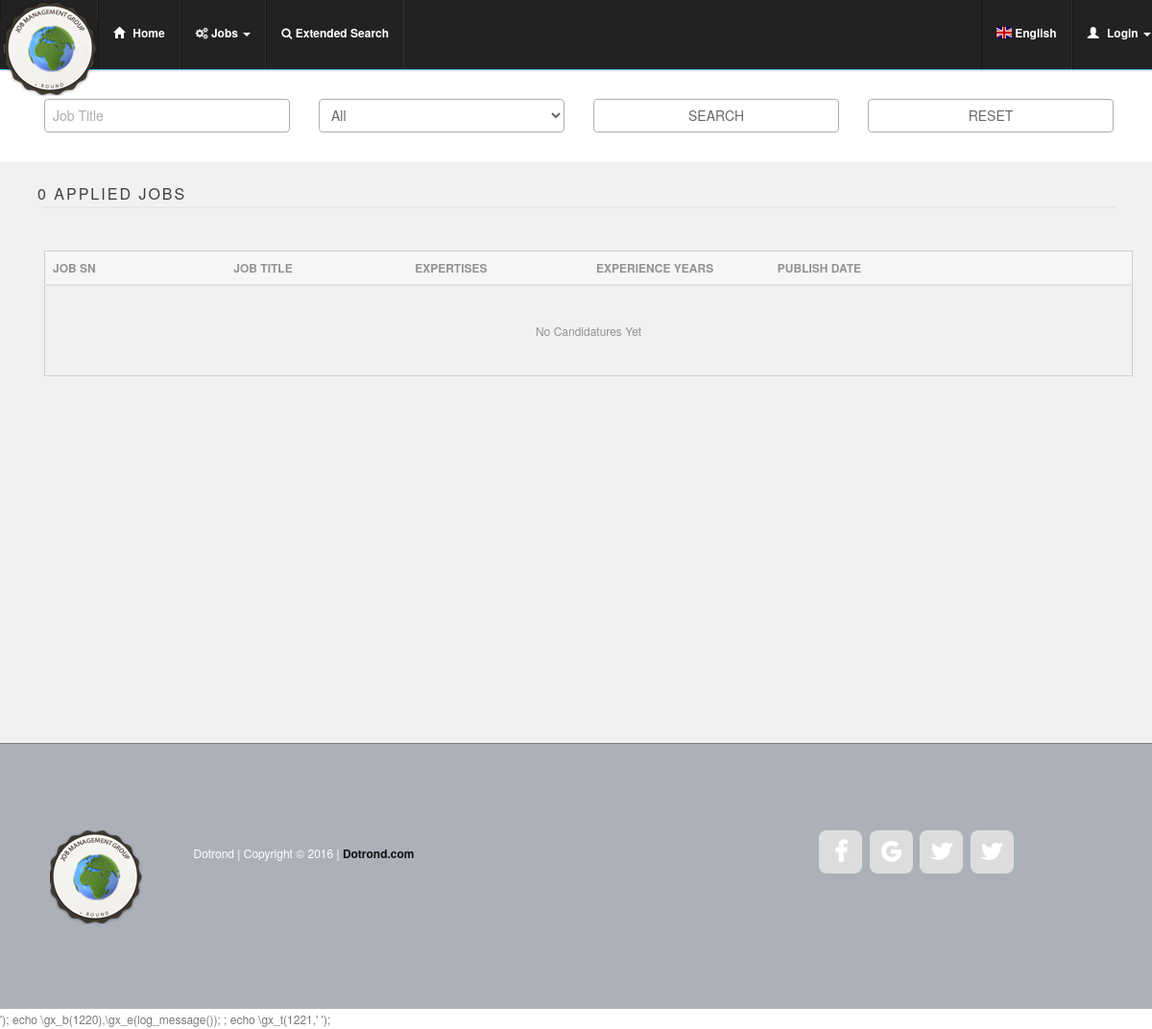
The app's page /lst_candidatures.php with its own data.
### tables this page shows
CREATE TABLE IF NOT EXISTS `language_expressions` (
  `id_lang` int(11) NOT NULL AUTO_INCREMENT,
  `en_expressions` varchar(80) DEFAULT NULL,
  `de_expressions` varchar(80) DEFAULT NULL,
  `fr_expressions` varchar(80) DEFAULT NULL,
  `it_expressions` varchar(80) DEFAULT NULL,
  `rs_expressions` varchar(80) DEFAULT NULL,
  `al_expressions` varchar(80) DEFAULT NULL,
  PRIMARY KEY (`id_lang`),
  UNIQUE KEY `id_lang` (`id_lang`)
);

CREATE TABLE IF NOT EXISTS `languages` (
  `id_language` int(11) NOT NULL AUTO_INCREMENT,
  `lang_code` varchar(8) DEFAULT NULL,
  `img_code` varchar(20) DEFAULT NULL,
  `language` varchar(50) DEFAULT NULL,
  PRIMARY KEY (`id_language`),
  UNIQUE KEY `id_language` (`id_language`)
);

CREATE TABLE IF NOT EXISTS `social_fanpages` (
  `id_fanpage` int(11) NOT NULL AUTO_INCREMENT,
  `company_name` varchar(80) DEFAULT NULL,
  `img_icon` varchar(50) DEFAULT NULL,
  `http_direction` mediumtext,
  `active` tinyint(4) DEFAULT '1',
  PRIMARY KEY (`id_fanpage`),
  UNIQUE KEY `id_fanpage` (`id_fanpage`)
);

### admin/construct_pagination.php (called while the page is built, shortened)
<?php
$current = 1;
$start=($current * $_SESSION['epp'] - $_SESSION['epp']);
?>

### lst_candidatures.php (the view, shortened to what this page needs)
<?php
require_once('admin/assets/include/functions.php');
$module=basename($_SERVER["SCRIPT_NAME"]);
$filename=basename(__FILE__, '.php');
require_once('admin/assets/include/variables.php');
$total = count_my_candidatures($_SESSION[$filename]['search_query']);
$title_total_results=$total.' Applied Jobs';
include('admin/construct_pagination.php');
require_once('admin/assets/css_header_front.php');
?>
<body>
<?php echo include('top_menu.php');?>
<section id="headerbuttons">
      <div class="row">
        <form name="search" action="post_search_results.php" method="POST">
            <div class="col-md-3">
              <input type="text" name="job_title" value="<?php echo $_SESSION[$filename]['job_title'];?>" class="form-control" placeholder="Job Title">
            </div>
            <div class="col-md-3">
                <select id="id_category" name="id_category" class="form-control">
                   <option value=""><?php echo languages($_SESSION['jbms_front']['lang_code'],34); ?></option>
                </select>
            </div>
            <div class="col-md-3">
                <input type="submit" name="name" class="form-control btn-default" value="SEARCH">
            </div>
            <div class="col-md-3">
                <input type="submit" name="reset" class="form-control btn-default" value="RESET">
            </div>
        </form>
  </div>
</section>
<section id="searchresults">
  <div class="row">
    <div class="col-md-12">
      <h4><?php echo $title_total_results;?></h4>
      <div class="divider"></div>
    </div>
  </div>
<div class="container">
  <div class="row">
  <table class="table table-inverse">
    <thead class="thead-inverse">
      <tr class="active">
        <th width="150px">
        <?php echo languages($_SESSION['jbms_front']['lang_code'],39);?>
        </th>
        <th width="150px">
        <?php echo languages($_SESSION['jbms_front']['lang_code'],10);?>
        </th>
        <th width="150px">
        <?php echo languages($_SESSION['jbms_front']['lang_code'],48);?>
        </th>
        <th width="150px">
        <?php echo languages($_SESSION['jbms_front']['lang_code'],43);?>
        </th>
        <th width="150px">
         <?php echo languages($_SESSION['jbms_front']['lang_code'],49);?>
        </th>
        <th width="150px">
        </th>
      </tr>
    </thead>
    <?php
    $jobs=$dbj->query('SELECT DISTINCT job_candidatures.id_candidature, job_offers.id_job, job_offers.job_sn, job_offers.job_title, companies.company_name, companies.company_sn, job_type.'.$_SESSION['jbms_front']['lang_code'].'_description, job_offers.job_description, job_offers.publish_date, job_offers.closing_date, salary_ranges.salary_range, levels_experience.'.$_SESSION['jbms_front']['lang_code'].'_level_experience, levels_experience.years_experience, levels_education.'.$_SESSION['jbms_front']['lang_code'].'_level_education AS level_education, expertises.'.$_SESSION['jbms_front']['lang_code'].'_expertise_area, category_expertises.'.$_SESSION['jbms_front']['lang_code'].'_expertise_category AS expertise_category FROM job_offers LEFT JOIN job_type ON job_offers.job_type=job_type.id_job_type INNER JOIN companies ON job_offers.id_company=companies.id_company LEFT JOIN levels_experience ON job_offers.id_level_experience=levels_experience.id_level_experience INNER JOIN levels_education ON job_offers.id_level_education=levels_education.id_level_education INNER JOIN salary_ranges ON job_offers.id_salary=salary_ranges.id_salary INNER JOIN job_candidatures ON job_offers.id_job=job_candidatures.id_job LEFT JOIN users AS employer ON (companies.id_employer=employer.id_user AND employer.admin_level="2") LEFT JOIN users AS employees ON (job_candidatures.id_employee=employees.id_user) INNER JOIN expertises ON job_offers.id_expertise=expertises.id_expertise INNER JOIN category_expertises ON expertises.id_category=category_expertises.id_cat_expertise WHERE job_candidatures.id_employee="'.$_SESSION['jbms_front']['id_user'].'" '.$_SESSION[$filename]['search_query'].' '.$_SESSION[$filename]['orderby'].' LIMIT '.$start.', '.$_SESSION['epp'].'');
    ?>
    <?php if($jobs->rowCount()>0){
    echo'<tbody>';
    while($row_jobs=$jobs->fetch(PDO::FETCH_ASSOC)){
    $savedjobs=$dbj->query('SELECT id_job FROM saved_jobs WHERE id_job="'.$row_jobs['id_job'].'" AND id_employee="'.$_SESSION['jbms_front']['id_user'].'"');
    ?>
    <tr class="td-inverse">
      <td> <?php echo $row_jobs['job_sn'];?></td>
      <td><?php echo $row_jobs['job_title'];?></td>
      <td><?php echo $row_jobs['expertise_category'];?> <?php echo $row_jobs[''.$_SESSION['jbms_front']['lang_code'].'_expertise_area'];?></td>
      <td><?php echo $row_jobs[''.$_SESSION['jbms_front']['lang_code'].'_level_experience'];?> <br/> <?php echo $row_jobs['years_experience'];?> Years</td>
      <td><?php echo date('d-m-Y',strtotime($row_jobs['publish_date']));?></td>
      <td>
        <div class="form-group col-lg-2 text-center">
        <a class="dropdown-toggle btn btn-sm btn-success" data-toggle="dropdown" href="#">Options <i class="fa fa-arrow-down fa-1x"></i></a>
        <ul class="dropdown-menu" role="menu">
          <li><a href="view_job.php?id_job=<?php echo $row_jobs['id_job'];?>"><i class="fa fa-file fa-1x"></i> View</a></li>
          <?php if($savedjobs->rowCount()>0){ ?>
          <li><a href="javascript:confirm_revoke('<?php echo $row_jobs['id_job'];?>','<?php echo $row_jobs['job_title'];?>','<?php echo $module;?>')"><i class="fa fa-reply-all fa-1x"></i> Revoke Saved Job</a></li>
        <?php }else{ ?>
          <li><a href="javascript:confirm_save('<?php echo $row_jobs['id_job'];?>','<?php echo $row_jobs['job_title'];?>','<?php echo $module;?>')"><i class="fa fa-reply-all fa-1x"></i> Save Job</a></li>
        <?php } ?>
        </ul>
        </div>
      </td>
    </tr>
    <?php } }else{ ?>
    <tr>
      <td colspan="6">
        <fieldset class="padding30 text-center">No Candidatures Yet</fieldset>
      </td>
    </tr>
    <?php } ?>
  </table>
</div>
</div>
</section>
<?php require_once('admin/footer.php');?>
<?php echo file_get_contents('admin/assets/js_bottom_front.php');?>
</body>
</html>

### top_menu.php (shortened to what this page needs)
   <header id="header">
        <nav id="main-nav" class="navbar navbar-default navbar-fixed-top" role="banner">
        <div class="container-custom-grid">
        <div class="collapse navbar-collapse" id="bs-example-navbar-collapse-1">
            <ul class="nav navbar-nav">
                <li class="overlay"><img src="admin/assets/images/logo/logo.png"></li>
                <li class="<?php echo $_SESSION['menu_home'];?>"><a href="index.php?tabmenu=menuhome"><span class="glyphicon glyphicon-home"></span><?php echo languages($_SESSION['jbms_front']['lang_code'],4);?> </a></li>
                <li class="dropdown <?php echo $_SESSION['menu_jobs'];?>"><a href="#" class="dropdown-toggle" data-toggle="dropdown">
                    <i class="fa fa-gears fa-1x" aria-hidden="true"></i><?php echo languages($_SESSION['jbms_front']['lang_code'],5);?><b class="caret"></b></a>
                </li>
                <li class="<?php echo $_SESSION['menu_search'];?>"><a href="extended_search.php?tabmenu=menusearch"><i class="fa fa-search fa-1x" aria-hidden="true"></i><?php echo languages($_SESSION['jbms_front']['lang_code'],1);?></a></li>
                </ul>
             <?php if(!empty($_SESSION['jbms_front']['admin_level']) && $_SESSION['jbms_front']['admin_level']==3){?>
                <ul class="nav navbar-nav navbar-right">
                <?php $emails=$dbj->query('SELECT DISTINCT emails.id_to, emails.id_from, users.name, users.surname, emails.time_message, emails.object_title, emails.active_employee FROM emails LEFT JOIN users ON emails.id_from=users.id_user WHERE (emails.id_to="'.$_SESSION['jbms_front']['id_user'].'" OR emails.id_from="'.$_SESSION['jbms_front']['id_user'].'") AND ((emails.id_from !="'.$_SESSION['jbms_front']['id_user'].'") OR (emails.id_from=emails.id_to)) AND active_employee="1" GROUP BY emails.id_from ORDER BY emails.time_message DESC LIMIT 5'); ?>
                    <li class="dropdown"><a href="#" class="dropdown-toggle" data-toggle="dropdown">
                        <i class="fa fa-envelope-o fa-1x" aria-hidden="true"></i> Inbox <span class="label label-info"><?php echo $emails->rowCount();?></span>
                        <ul class="dropdown-menu messages12px">
                        <?php
                        if($emails->rowCount()>0){
                        while($row_emails=$emails->fetch(PDO::FETCH_ASSOC)){ ?>
                            <li><a href="view_messages.php?id_user=<?php echo $row_emails['id_from'];?>"><span class="label label-warning"><b><?php echo timetodate($row_emails['time_message']);?></b></span> <span class="label label-info messages12px"><b><b><?php echo $row_emails['name'].' '.$row_emails['surname'];?></b></b></span>
                            <span class="object_title"><?php echo substr($row_emails['object_title'],0,30); ?> ...</span></a></li>
                        <?php } ?>
                            <li class="divider-msg"></li>
                            <li><a href="lst_messages.php" class="text-center"><?php echo languages($_SESSION['jbms_front']['lang_code'],3);?> </a></li>
                            <?php }else{ ?>
                            <li><a  class="text-center"><?php echo languages($_SESSION['jbms_front']['lang_code'],31);?> </a></li>
                        <?php } ?>
                        </ul>
                    </li>
                    <li class="dropdown <?php echo $_SESSION['menu_profile'];?>"><a href="#" class="dropdown-toggle" data-toggle="dropdown"><span
                        class="glyphicon glyphicon-user"></span><?php echo $_SESSION['jbms_front']['name'].' '.$_SESSION['jbms_front']['surname'] ;?><?php echo verify_profile('menu');?><b class="caret"></b></a>
                        <ul class="dropdown-menu">
                            <li><a href="profile.php?tabmenu=profile"><span class="glyphicon glyphicon-user"></span><?php echo languages($_SESSION['jbms_front']['lang_code'],29);?> <?php echo verify_profile('menu');?></a></li>
                            <li><a href="account.php?tabmenu=profile"><span class="glyphicon glyphicon-cog"></span><?php echo languages($_SESSION['jbms_front']['lang_code'],30);?></a></li>
                            <li class="divider-msg"></li>
                            <li><a href="post_logout.php"><span class="glyphicon glyphicon-off"></span><?php echo languages($_SESSION['jbms_front']['lang_code'],32);?> </a></li>
                        </ul>
                    </li>
                </ul>
                <?php }else{ ?>
                           <ul class="nav navbar-nav navbar-right">
                               <li class="dropdown"><a href="#" class="dropdown-toggle" data-toggle="dropdown">
                               <span class="glyphicon glyphicon-user"></span><?php echo languages($_SESSION['jbms_front']['lang_code'],33);?><b class="caret"></b></a>
                             </li>
                           </ul>
                <?php } ?>
                         <ul class="nav navbar-nav navbar-right">
                          <li class="dropdown"><a href="#" class="dropdown-toggle" data-toggle="dropdown">
                          <?php $lang=$dbj->query('SELECT * FROM languages WHERE lang_code="'.$_SESSION['jbms_front']['lang_code'].'"');
                                $row_lang=$lang->fetch(PDO::FETCH_ASSOC);
                          ?>
                           <span class="flag-icon flag-icon-<?php echo $row_lang['lang_code'];?>"></span> <?php echo $row_lang['language'];?>
                                <?php $language=$dbj->query('SELECT * FROM languages WHERE lang_code="'.$_SESSION['jbms_front']['lang_code'].'"');
                                ?>
                                <?php $languages=$dbj->query('SELECT * FROM languages WHERE lang_code!="'.$_SESSION['jbms_front']['lang_code'].'"'); while($row_langs=$languages->fetch(PDO::FETCH_ASSOC)){ ?>
                                        <li><a href="process_lan.php?lang_code=<?php echo $row_langs['lang_code'];?>&id_language=<?php echo $row_langs['id_language'];?>">
                                            <span class="flag-icon <?php echo $row_langs['img_code'];?>"></span>
                                            <?php echo $row_langs['language'];?></a>
                                        </li>
                                <?php } ?>
                       </li>
                    </ul>
            </div>
        </div>
    </nav>
</header>

### admin/assets/include/functions.php (shortened to what this page needs)
<?php
include('connection.php');
function languages($lang=null, $id){
  global $dbj;
  $exp=$dbj->query('SELECT '.$lang.'_expressions AS word FROM language_expressions WHERE id_lang="'.$id.'"');
  $row_exp=$exp->fetch(PDO::FETCH_ASSOC);
  $word =  trim($row_exp['word']);
  $word_val = filter_var($word, FILTER_SANITIZE_STRING, FILTER_FLAG_STRIP_LOW|FILTER_FLAG_STRIP_HIGH);
  echo ' '.$word_val.' ';
}
function count_my_candidatures($searchkey=null) {
  global $dbj;
  $cand=$dbj->query('SELECT job_candidatures.id_employee FROM job_offers LEFT JOIN job_type ON job_offers.job_type=job_type.id_job_type INNER JOIN companies ON job_offers.id_company=companies.id_company LEFT JOIN levels_experience ON job_offers.id_level_experience=levels_experience.id_level_experience INNER JOIN levels_education ON job_offers.id_level_education=levels_education.id_level_education INNER JOIN salary_ranges ON job_offers.id_salary=salary_ranges.id_salary INNER JOIN job_candidatures ON job_offers.id_job=job_candidatures.id_job LEFT JOIN users AS employer ON (companies.id_employer=employer.id_user AND employer.admin_level="2") LEFT JOIN users AS employees ON (job_candidatures.id_employee=employees.id_user) INNER JOIN expertises ON job_offers.id_expertise=expertises.id_expertise INNER JOIN category_expertises ON expertises.id_category=category_expertises.id_cat_expertise WHERE job_candidatures.id_employee="'.$_SESSION['jbms_front']['id_user'].'" '.$searchkey.'');
  if(!empty($cand)){
    return $cand->rowCount();
  }
}
?>

### admin/footer.php
<?php $pages=$dbj->query('SELECT social_fanpages.company_name,  social_fanpages.img_icon, social_fanpages.http_direction FROM social_fanpages ORDER BY social_fanpages.http_direction');
?>
<footer class="footer" id="footer">
    <div class="container">
        <div class="row">
            <div class="col-md-1 col-sm-1">
                <div class="footer-logo">
                    <a href="index.html">
                        <img src="images/logo.png" alt="">
                    </a>
                </div>
            </div>
            <div class="col-md-4 col-sm-4">
                <div class="copyright">
                         Dotrond | Copyright &copy; 2016 |
                        <a rel="nofollow" href="#" target="_parent">Dotrond.com</a>
                </div>
            </div>
            <div class="col-md-6 col-sm-6">
                <ul class="social-icons">
                <?php
                    while($row_pages=$pages->fetch(PDO::FETCH_ASSOC)){
                ?>
                <li><a href="<?php echo $row_pages['http_direction'];?>" class="<?php echo  $row_pages['img_icon'];?>" target="_new"></a></li>
                <?php } ?>
                </ul>
            </div>
        </div>
    </div>
</footer>

### records on screen
language_expressions: en_expressions "Home"
language_expressions: en_expressions "Jobs"
language_expressions: en_expressions "Extended Search"
language_expressions: en_expressions "Login"
languages: language "English"
language_expressions: id_category "All"
language_expressions: en_expressions "JOB SN"
language_expressions: en_expressions "JOB TITLE"
language_expressions: en_expressions "EXPERTISES"
language_expressions: en_expressions "EXPERIENCE YEARS"
language_expressions: en_expressions "PUBLISH DATE"

### other values on screen
$title_total_results "0 APPLIED JOBS"
file_get_contents('admin/assets/js_bottom_front.php') "'); echo \\gx_b(1220),\\gx_e(log_message()); ; echo \\gx_t(1221,'"
